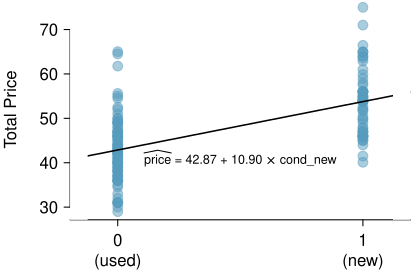

This chart was generated by the following R code:
library(openintro)
data(COL)
data(marioKart)
mk      <- marioKart[marioKart$totalPr < 100, ]
mk$cond <- relevel(mk$cond, "used")
cond <- as.numeric(ifelse(mk$cond == "new", 1, 0))

myPDF('marioKartNewUsed.pdf', 4.2, 2.8,
      mar = c(3, 3.5, 0, 0.5),
      mgp = c(1.9, 1.5 ,0))
dotPlot(mk$totalPr, cond,
        vertical = TRUE,
        at = 0:1,
        key = 0:1,
        xlab = "",
        ylab = "",
        axes = FALSE,
        col = COL[1, 3],
        pch = 19,
        cex = 1.3)
at <- -1:2
labels <- c("", "0\n(used)", "1\n(new)", "")
axis(1, at, labels)
par(mgp = c(1.9, 0.6, 0))
axis(2)
par(las = 0)
mtext("Total Price", 2, line = 2.5)
g <- lm(mk$totalPr ~ cond)
abline(g, lwd = 1.5, col = COL[5])
rect(-10, -1000, -0.125, 1000,
     border  =  rgb(1, 1, 1),
     col  =  rgb(1, 1, 1))
rect(10, -1000, 1.125, 1000,
     border  =  rgb(1, 1, 1),
     col  =  rgb(1, 1, 1))
text(0.5, 41,
     expression(widehat(price) *" = 42.87 + 10.90     cond_new"),
     cex = 0.75)
points(0.625, 40.5, pch = 4, cex = 0.8)
dev.off()
